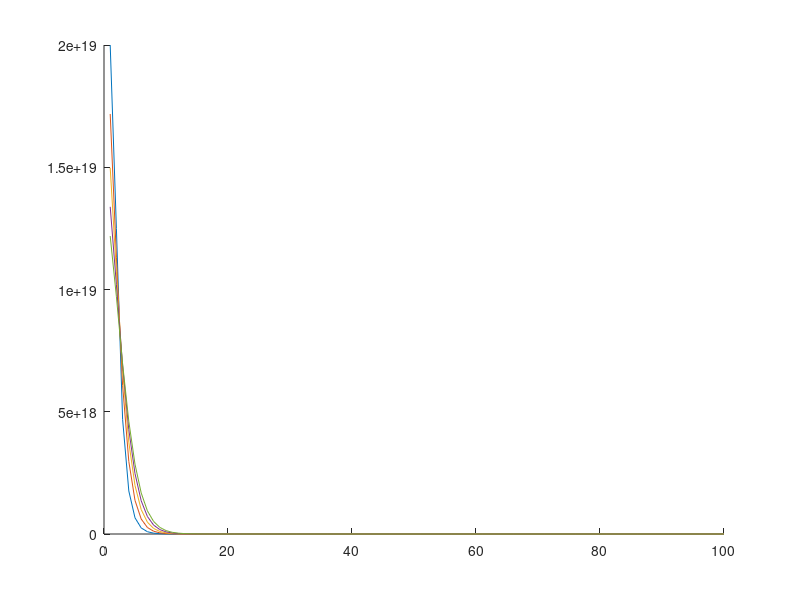

MATLAB code to generate this figure:
%% Task 4
C_vector = zeros(1,100);
C_vector(1:2) = 2e19;
D = 1.69e-10; %cmhr^-1
dt = 0.2e-9;
dx2 = 3e-10;
k = D*dt/(dx2^2);
hold on

for j = 1:5
    C_vector(1) = C_vector(1) + k*((max(C_vector)) - 2*C_vector(1) + C_vector(2));
    for i = 2:length(C_vector)-1  % start at 2 because there is no value left of the first element
        C_vector(i) = C_vector(i) + k*(C_vector(i-1) - 2*C_vector(i) + C_vector(i+1));
    end
    plot(C_vector);
    pause(5)
end
